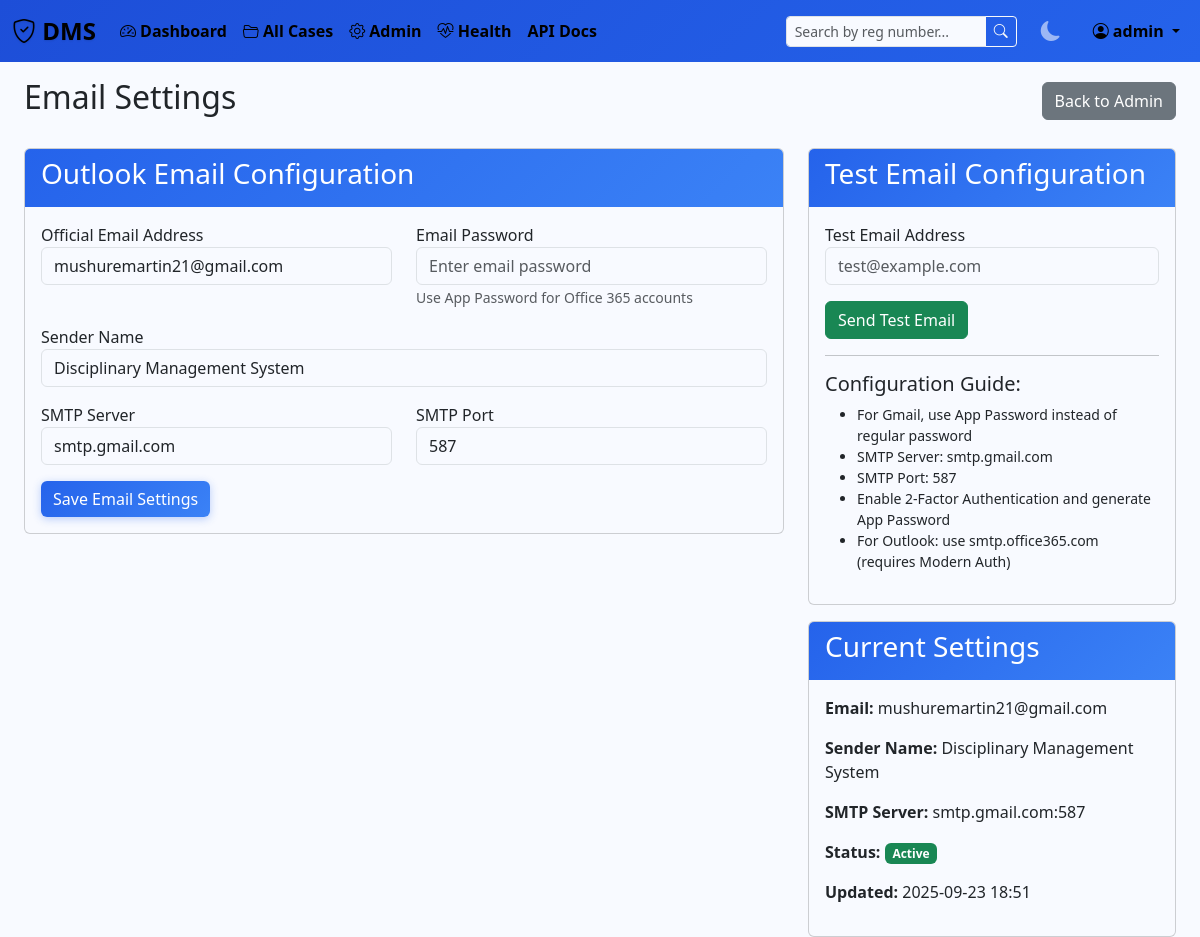
Page /admin/email-settings (signed in) on the committed database.
### tables this page shows
CREATE TABLE users (
            id INTEGER PRIMARY KEY AUTOINCREMENT,
            username TEXT UNIQUE NOT NULL,
            email TEXT UNIQUE NOT NULL,
            password_hash TEXT NOT NULL,
            role TEXT NOT NULL DEFAULT 'student',
            created_at TIMESTAMP DEFAULT CURRENT_TIMESTAMP,
            is_active BOOLEAN DEFAULT 1
        , can_give_verdict BOOLEAN DEFAULT 0, department TEXT, failed_login_attempts INTEGER DEFAULT 0, locked_until TIMESTAMP NULL, temp_password_hash TEXT NULL, temp_password_expiry TIMESTAMP NULL);

CREATE TABLE email_settings (
            id INTEGER PRIMARY KEY AUTOINCREMENT,
            smtp_server TEXT NOT NULL DEFAULT 'smtp-mail.outlook.com',
            smtp_port INTEGER NOT NULL DEFAULT 587,
            email_address TEXT NOT NULL,
            email_password TEXT NOT NULL,
            sender_name TEXT DEFAULT 'Disciplinary Management System',
            is_active BOOLEAN DEFAULT 1,
            created_at TIMESTAMP DEFAULT CURRENT_TIMESTAMP,
            updated_at TIMESTAMP DEFAULT CURRENT_TIMESTAMP
        );

### app.py (the view, shortened to what this page needs)
@app.route('/admin/email-settings', methods=['GET', 'POST'])
@login_required
@require_role('admin')
def email_settings():
    conn = get_db_connection()
    current_settings = conn.execute('SELECT * FROM email_settings WHERE is_active = 1 ORDER BY updated_at DESC LIMIT 1').fetchone()
    conn.close()
    return render_template('email_settings.html', settings=current_settings)

### app.py (called while the page is built)
def get_db_connection():
    conn = sqlite3.connect(DATABASE)
    conn.row_factory = sqlite3.Row
    conn.execute('PRAGMA foreign_keys = ON')
    return conn

def require_role(required_role):
    def decorator(f):
        @wraps(f)
        def decorated_function(*args, **kwargs):
            if not current_user.is_authenticated:
                return redirect(url_for('login'))
            if not current_user.has_permission(required_role):
                abort(403)
            return f(*args, **kwargs)
        return decorated_function
    return decorator

@login_manager.user_loader
def load_user(user_id):
    conn = get_db_connection()
    user = conn.execute('SELECT * FROM users WHERE id = ? AND is_active = 1', (user_id,)).fetchone()
    conn.close()
    if user:
        can_give_verdict = user['can_give_verdict'] if 'can_give_verdict' in user.keys() else False
        return User(user['id'], user['username'], user['email'], user['role'], can_give_verdict)
    return None

    def has_permission(self, required_role):
        role_hierarchy = {'staff': 1, 'admin': 2}
        return role_hierarchy.get(self.role, 0) >= role_hierarchy.get(required_role, 0)

### templates/email_settings.html (shortened to what this page needs)
{% extends "base.html" %}
{% block content %}
<div class="container-fluid">
    <div class="d-flex justify-content-between align-items-center mb-4">
        <h1 class="h2">Email Settings</h1>
        <a href="{{ url_for('admin_panel') }}" class="btn btn-secondary">Back to Admin</a>
    </div>
    <div class="row">
        <div class="col-md-8">
            <div class="card">
                <div class="card-header">
                    <h3>Outlook Email Configuration</h3>
                </div>
                <div class="card-body">
                    <form method="POST">
                        <div class="row">
                            <div class="col-md-6">
                                <div class="form-group mb-3">
                                    <label for="email_address">Official Email Address</label>
                                    <input type="email" class="form-control" id="email_address" name="email_address"
                                           value="{{ settings.email_address if settings else '' }}"
                                           placeholder="admin@institution.edu" required>
                                </div>
                            </div>
                            <div class="col-md-6">
                                <div class="form-group mb-3">
                                    <label for="email_password">Email Password</label>
                                    <input type="password" class="form-control" id="email_password" name="email_password"
                                           placeholder="Enter email password" required>
                                    <small class="text-muted">Use App Password for Office 365 accounts</small>
                                </div>
                            </div>
                        </div>
                        <div class="form-group mb-3">
                            <label for="sender_name">Sender Name</label>
                            <input type="text" class="form-control" id="sender_name" name="sender_name"
                                   value="{{ settings.sender_name if settings else 'Disciplinary Management System' }}"
                                   required>
                        </div>
                        <div class="row">
                            <div class="col-md-6">
                                <div class="form-group mb-3">
                                    <label for="smtp_server">SMTP Server</label>
                                    <input type="text" class="form-control" id="smtp_server" name="smtp_server"
                                           value="{{ settings.smtp_server if settings else 'smtp.gmail.com' }}"
                                           required>
                                </div>
                            </div>
                            <div class="col-md-6">
                                <div class="form-group mb-3">
                                    <label for="smtp_port">SMTP Port</label>
                                    <input type="number" class="form-control" id="smtp_port" name="smtp_port"
                                           value="{{ settings.smtp_port if settings else 587 }}"
                                           required>
                                </div>
                            </div>
                        </div>
                        <button type="submit" class="btn btn-primary">Save Email Settings</button>
                    </form>
                </div>
            </div>
        </div>
        <div class="col-md-4">
            <div class="card">
                <div class="card-header">
                    <h3>Test Email Configuration</h3>
                </div>
                <div class="card-body">
                    <form method="POST" action="{{ url_for('test_email') }}">
                        <div class="form-group mb-3">
                            <label for="test_email">Test Email Address</label>
                            <input type="email" class="form-control" id="test_email" name="test_email"
                                   placeholder="test@example.com" required>
                        </div>
                        <button type="submit" class="btn btn-success">Send Test Email</button>
                    </form>
                    <hr>
                    <h5>Configuration Guide:</h5>
                    <ul class="small">
                        <li>For Gmail, use App Password instead of regular password</li>
                        <li>SMTP Server: smtp.gmail.com</li>
                        <li>SMTP Port: 587</li>
                        <li>Enable 2-Factor Authentication and generate App Password</li>
                        <li>For Outlook: use smtp.office365.com (requires Modern Auth)</li>
                    </ul>
                </div>
            </div>
            {% if settings %}
            <div class="card mt-3">
                <div class="card-header">
                    <h3>Current Settings</h3>
                </div>
                <div class="card-body">
                    <p><strong>Email:</strong> {{ settings.email_address }}</p>
                    <p><strong>Sender Name:</strong> {{ settings.sender_name }}</p>
                    <p><strong>SMTP Server:</strong> {{ settings.smtp_server }}:{{ settings.smtp_port }}</p>
                    <p><strong>Status:</strong> <span class="badge bg-success">Active</span></p>
                    <p><strong>Updated:</strong> {{ settings.updated_at[:16] }}</p>
                </div>
            </div>
            {% endif %}
        </div>
    </div>
</div>
{% endblock %}

### templates/base.html (shortened to what this page needs)
<!DOCTYPE html>
<html lang="en" data-bs-theme="light">
<head>
    <link href="https://cdn.jsdelivr.net/npm/bootstrap@5.3.0/dist/css/bootstrap.min.css" rel="stylesheet">
    <link href="https://cdn.jsdelivr.net/npm/bootstrap-icons@1.10.0/font/bootstrap-icons.css" rel="stylesheet">
</head>
<body>
    {% if current_user.is_authenticated %}
    <nav class="navbar navbar-expand-lg navbar-dark bg-dark">
        <div class="container-fluid">
            <a class="navbar-brand" href="{{ url_for('dashboard') }}">
                <i class="bi bi-shield-check"></i> DMS
            </a>
            <div class="collapse navbar-collapse" id="navbarNav">
                <ul class="navbar-nav me-auto">
                    <li class="nav-item">
                        <a class="nav-link" href="{{ url_for('dashboard') }}">
                            <i class="bi bi-speedometer2"></i> Dashboard
                        </a>
                    </li>
                    {% if current_user.has_permission('staff') %}
                    <li class="nav-item">
                        <a class="nav-link" href="{{ url_for('cases') }}">
                            <i class="bi bi-folder2-open"></i> All Cases
                        </a>
                    </li>
                    {% endif %}
                    {% if current_user.role == 'admin' %}
                    <li class="nav-item">
                        <a class="nav-link" href="{{ url_for('admin_panel') }}">
                            <i class="bi bi-gear"></i> Admin
                        </a>
                    </li>
                    <li class="nav-item">
                        <a class="nav-link" href="{{ url_for('health_dashboard') }}">
                            <i class="bi bi-heart-pulse"></i> Health
                        </a>
                    </li>
                    <li class="nav-item">
                        <a class="nav-link" href="{{ url_for('api_documentation') }}">API Docs</a>
                    </li>
                    {% endif %}
                </ul>
                <div class="search-container me-3">
                    <div class="input-group input-group-sm">
                        <input type="text" class="form-control" id="searchInput" placeholder="Search by reg number..." style="width: 200px;">
                        <button class="btn btn-outline-light" type="button" id="searchBtn">
                            <i class="bi bi-search"></i>
                        </button>
                    </div>
                </div>
                <button class="theme-toggle me-3" id="themeToggle" title="Toggle theme">
                    <i class="bi bi-sun-fill" id="themeIcon"></i>
                </button>
                <div class="navbar-nav">
                    <div class="nav-item dropdown">
                        <a class="nav-link dropdown-toggle" href="#" role="button" data-bs-toggle="dropdown">
                            <i class="bi bi-person-circle"></i> {{ current_user.username }}
                        </a>
                    </div>
                </div>
            </div>
        </div>
    </nav>
    {% endif %}
    <div class="container-fluid mt-3">
        {% block content %}{% endblock %}
    </div>
</body>
</html>

### templates/base.html (style rules this page uses)
:root { --bs-body-bg: #f8faff; --navbar-brand-color: #2563eb; --primary-blue: #2563eb; --primary-blue-light: #3b82f6; --primary-blue-dark: #1d4ed8; --accent-blue: #1e40af; --blue-gradient-start: #2563eb; --blue-gradient-end: #3b82f6; }
.navbar-brand { font-weight: bold; font-size: 1.5rem; color: black !important; text-shadow: 0 1px 2px rgba(0,0,0,0.1); }
.navbar-nav .nav-link { font-weight: bold !important; color: black !important; }
.navbar-dark { background: linear-gradient(135deg, var(--primary-blue-dark), var(--primary-blue)) !important; }
.nav-link { transition: all 0.3s ease; }
.search-container { position: relative; }
.theme-toggle { background: none; border: none; color: var(--bs-navbar-color); font-size: 1.25rem; padding: 0.25rem 0.5rem; border-radius: 0.25rem; transition: all 0.15s ease-in-out; }
.btn-primary { background: linear-gradient(135deg, var(--primary-blue), var(--primary-blue-light)); border: none; box-shadow: 0 2px 8px rgba(37, 99, 235, 0.3); transition: all 0.3s ease; }
.card-header { background: linear-gradient(135deg, var(--primary-blue), var(--primary-blue-light)); color: white; border: none; }
a { color: var(--primary-blue); }

### rows in the picture
users: username "admin"
email_settings: email_address "mushuremartin21@gmail.com", sender_name "Disciplinary Management System", smtp_server "smtp.gmail.com", smtp_port "587", updated_at "2025-09-23 18:51"
